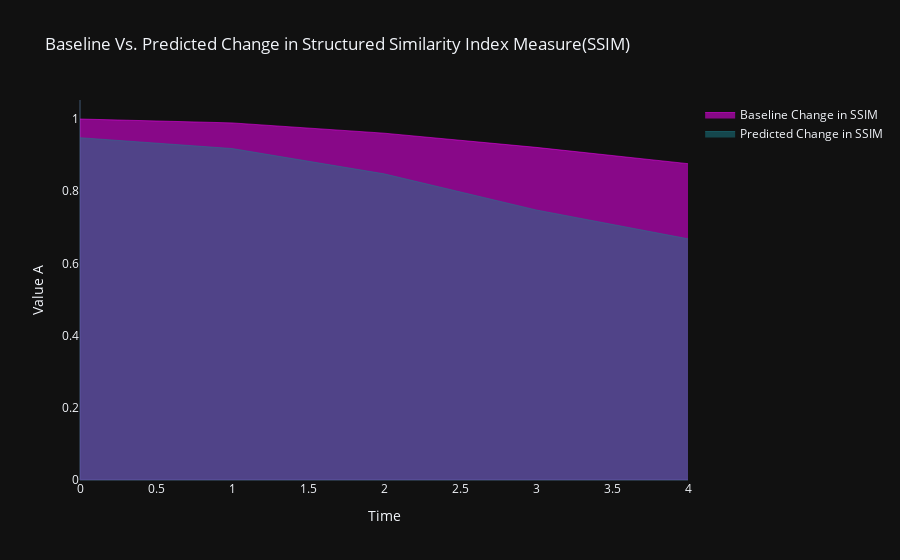

Notebook code for this chart:
### Code cell
import plotly.graph_objects as go

fig = go.Figure()

fig.add_trace(go.Scatter(x=chart_data.index[0:5], 
                         y=chart_data['SSIM'][0:5], 
                         fill='tozeroy',text="Solar Radii , SSIM",
                         hoverinfo='text+x+y',
                         mode='lines',
                         name='Baseline Change in SSIM',
                         line=dict(width=0.5, color=''))) # fill down to xaxis
fig.add_trace(go.Scatter(x=new_df.index, 
                         y=new_df['SSIM'], 
                         fill='tozeroy',
                         text="Solar Radii , SSIM",
                         hoverinfo='text+x+y',
                         mode='lines',
                         name='Predicted Change in SSIM',
                         line=dict(width=0.5, color='rgb(27, 126, 138)'))) # fill down to xaxis


fig.update_xaxes(title_text='Time',showgrid=False)
fig.update_yaxes(title_text='Value A',showgrid=False)
fig.update_layout(
    title = "Baseline Vs. Predicted Change in Structured Similarity Index Measure(SSIM)",template="plotly_dark"
    
)

fig.show()

### Figure 1 — Plotly figure (JSON) as saved in the notebook; plotly's stock layout.template omitted (floating-point values rounded to 4 significant figures)
{"data": [{"fill": "tozeroy", "hoverinfo": "text+x+y", "line": {"color": "magenta", "width": 0.5}, "mode": "lines", "name": "Baseline Change in SSIM", "text": "Solar Radii , SSIM", "type": "scatter", "x": [0, 1, 2, 3, 4], "y": [1, 0.9892, 0.9608, 0.9215, 0.8763]}, {"fill": "tozeroy", "hoverinfo": "text+x+y", "line": {"color": "rgb(27, 126, 138)", "width": 0.5}, "mode": "lines", "name": "Predicted Change in SSIM", "text": "Solar Radii , SSIM", "type": "scatter", "x": [0, 1, 2, 3, 4], "y": [0.9482, 0.9182, 0.8482, 0.7482, 0.6682]}], "layout": {"title": {"text": "Baseline Vs. Predicted Change in Structured Similarity Index Measure(SSIM)"}, "xaxis": {"showgrid": false, "title": {"text": "Time"}}, "yaxis": {"showgrid": false, "title": {"text": "Value A"}}}}
